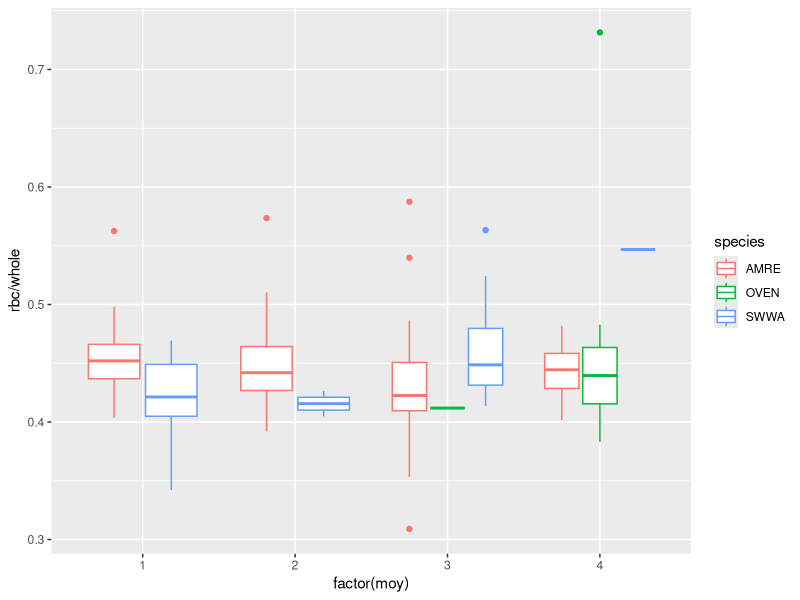

This figure's R source:
####################################################################################################
##
## Birds Elevate Hemoglobin prior to Spring Migration
##
####################################################################################################
## Libraries
library(tidyverse)

## Read in data
blood <- read.csv("./data/blood.csv", sep="\t")

## format dataset

blood$date <- as.POSIXct(blood$date, "%d-%b-%y", tz="EST")
blood$doy  <- as.numeric(format(blood$date, "%j"))
blood$woy  <- as.numeric(format(blood$date, "%W"))
blood$moy  <- as.numeric(format(blood$date, "%m"))

## Plotting raw timeseries data

ggplot(data =blood, aes(x = factor(moy), y=rbc/whole, color=species)) +
  geom_boxplot()


